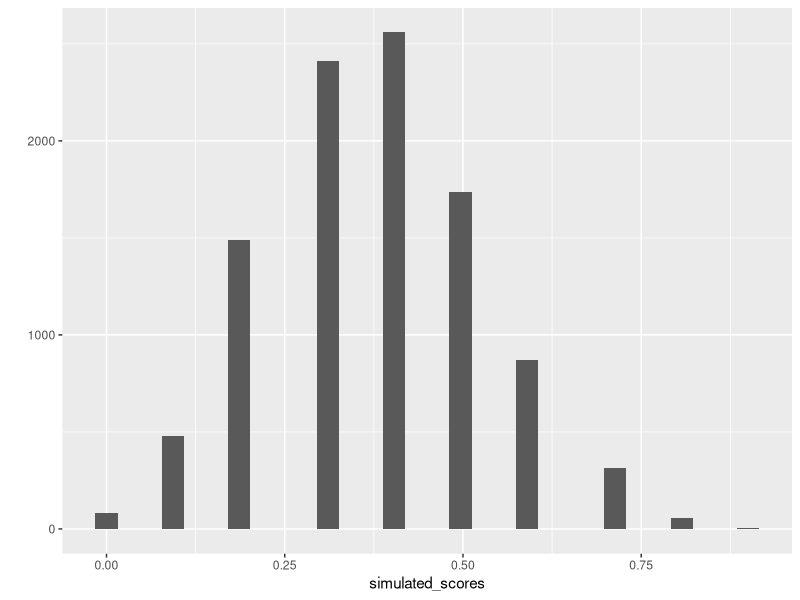

Here is the R script that generated this plot:
## ---- chunk 1

knitr::opts_chunk$set(echo = TRUE, message = FALSE)

## ---- chunk 2
?binom.test
binom.test(x = 30,
           n = 50,
           alternative = "greater")

## ---- chunk 3

binom.test(x = 440,
           n = 8000,
           alternative = "greater")



## ---- chunk 4


rbinom(n= rep(1,10), size = 1, prob = c(.5,.5,.5,.5,.5,.25,.25,.25,.25,.25) )

simulated_test <- replicate(10000, rbinom(n= rep(1,10), size = 1, prob = c(.5,.5,.5,.5,.5,.25,.25,.25,.25,.25) ))

simulated_scores <- colSums(simulated_test)/10

library(ggplot2)

qplot(simulated_scores)+
  geom_histogram()

length(simulated_scores[simulated_scores > .75]) /10000


